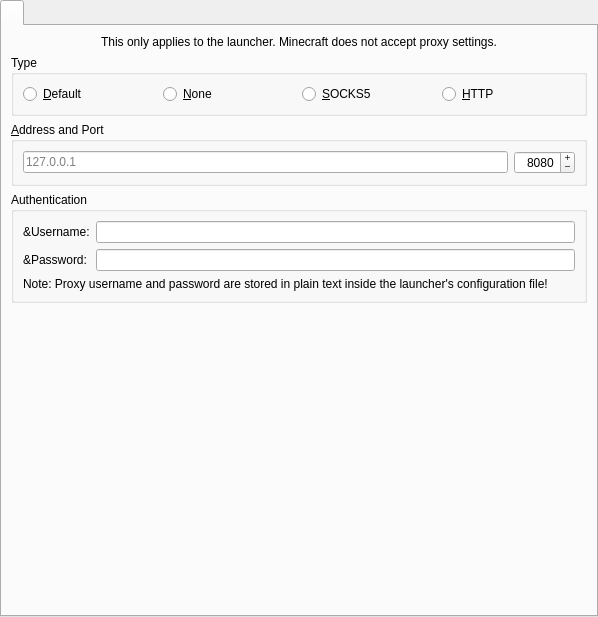
<?xml version="1.0" encoding="UTF-8"?>
<ui version="4.0">
 <class>ProxyPage</class>
 <widget class="QWidget" name="ProxyPage">
  <property name="geometry">
   <rect>
    <x>0</x>
    <y>0</y>
    <width>598</width>
    <height>617</height>
   </rect>
  </property>
  <property name="sizePolicy">
   <sizepolicy hsizetype="MinimumExpanding" vsizetype="MinimumExpanding">
    <horstretch>0</horstretch>
    <verstretch>0</verstretch>
   </sizepolicy>
  </property>
  <layout class="QVBoxLayout" name="verticalLayout_2">
   <property name="leftMargin">
    <number>0</number>
   </property>
   <property name="topMargin">
    <number>0</number>
   </property>
   <property name="rightMargin">
    <number>0</number>
   </property>
   <property name="bottomMargin">
    <number>0</number>
   </property>
   <item>
    <widget class="QTabWidget" name="tabWidget">
     <widget class="QWidget" name="tabWidgetPage1">
      <attribute name="title">
       <string notr="true"/>
      </attribute>
      <layout class="QVBoxLayout" name="verticalLayout">
       <item>
        <widget class="QLabel" name="proxyPlainTextWarningLabel_2">
         <property name="text">
          <string>This only applies to the launcher. Minecraft does not accept proxy settings.</string>
         </property>
         <property name="alignment">
          <set>Qt::AlignCenter</set>
         </property>
         <property name="wordWrap">
          <bool>true</bool>
         </property>
        </widget>
       </item>
       <item>
        <widget class="QGroupBox" name="proxyTypeBox">
         <property name="title">
          <string>Type</string>
         </property>
         <layout class="QHBoxLayout" name="horizontalLayout_3">
          <item>
           <widget class="QRadioButton" name="proxyDefaultBtn">
            <property name="toolTip">
             <string>Uses your system's default proxy settings.</string>
            </property>
            <property name="text">
             <string>&amp;Default</string>
            </property>
            <attribute name="buttonGroup">
             <string notr="true">proxyGroup</string>
            </attribute>
           </widget>
          </item>
          <item>
           <widget class="QRadioButton" name="proxyNoneBtn">
            <property name="text">
             <string>&amp;None</string>
            </property>
            <attribute name="buttonGroup">
             <string notr="true">proxyGroup</string>
            </attribute>
           </widget>
          </item>
          <item>
           <widget class="QRadioButton" name="proxySOCKS5Btn">
            <property name="text">
             <string>&amp;SOCKS5</string>
            </property>
            <attribute name="buttonGroup">
             <string notr="true">proxyGroup</string>
            </attribute>
           </widget>
          </item>
          <item>
           <widget class="QRadioButton" name="proxyHTTPBtn">
            <property name="text">
             <string>&amp;HTTP</string>
            </property>
            <attribute name="buttonGroup">
             <string notr="true">proxyGroup</string>
            </attribute>
           </widget>
          </item>
         </layout>
        </widget>
       </item>
       <item>
        <widget class="QGroupBox" name="proxyAddrBox">
         <property name="title">
          <string>&amp;Address and Port</string>
         </property>
         <layout class="QHBoxLayout" name="horizontalLayout_2">
          <item>
           <widget class="QLineEdit" name="proxyAddrEdit">
            <property name="placeholderText">
             <string notr="true">127.0.0.1</string>
            </property>
           </widget>
          </item>
          <item>
           <widget class="QSpinBox" name="proxyPortEdit">
            <property name="alignment">
             <set>Qt::AlignRight|Qt::AlignTrailing|Qt::AlignVCenter</set>
            </property>
            <property name="buttonSymbols">
             <enum>QAbstractSpinBox::PlusMinus</enum>
            </property>
            <property name="maximum">
             <number>65535</number>
            </property>
            <property name="value">
             <number>8080</number>
            </property>
           </widget>
          </item>
         </layout>
        </widget>
       </item>
       <item>
        <widget class="QGroupBox" name="proxyAuthBox">
         <property name="title">
          <string>Authentication</string>
         </property>
         <layout class="QGridLayout" name="gridLayout_5">
          <item row="0" column="1">
           <widget class="QLineEdit" name="proxyUserEdit"/>
          </item>
          <item row="0" column="0">
           <widget class="QLabel" name="proxyUsernameLabel">
            <property name="text">
             <string>&amp;Username:</string>
            </property>
           </widget>
          </item>
          <item row="1" column="0">
           <widget class="QLabel" name="proxyPasswordLabel">
            <property name="text">
             <string>&amp;Password:</string>
            </property>
           </widget>
          </item>
          <item row="1" column="1">
           <widget class="QLineEdit" name="proxyPassEdit">
            <property name="echoMode">
             <enum>QLineEdit::Password</enum>
            </property>
           </widget>
          </item>
          <item row="2" column="0" colspan="2">
           <widget class="QLabel" name="proxyPlainTextWarningLabel">
            <property name="text">
             <string>Note: Proxy username and password are stored in plain text inside the launcher's configuration file!</string>
            </property>
            <property name="wordWrap">
             <bool>true</bool>
            </property>
           </widget>
          </item>
         </layout>
        </widget>
       </item>
       <item>
        <spacer name="verticalSpacer">
         <property name="orientation">
          <enum>Qt::Vertical</enum>
         </property>
         <property name="sizeHint" stdset="0">
          <size>
           <width>20</width>
           <height>40</height>
          </size>
         </property>
        </spacer>
       </item>
      </layout>
     </widget>
    </widget>
   </item>
  </layout>
 </widget>
 <resources/>
 <connections/>
 <buttongroups>
  <buttongroup name="proxyGroup"/>
 </buttongroups>
</ui>
